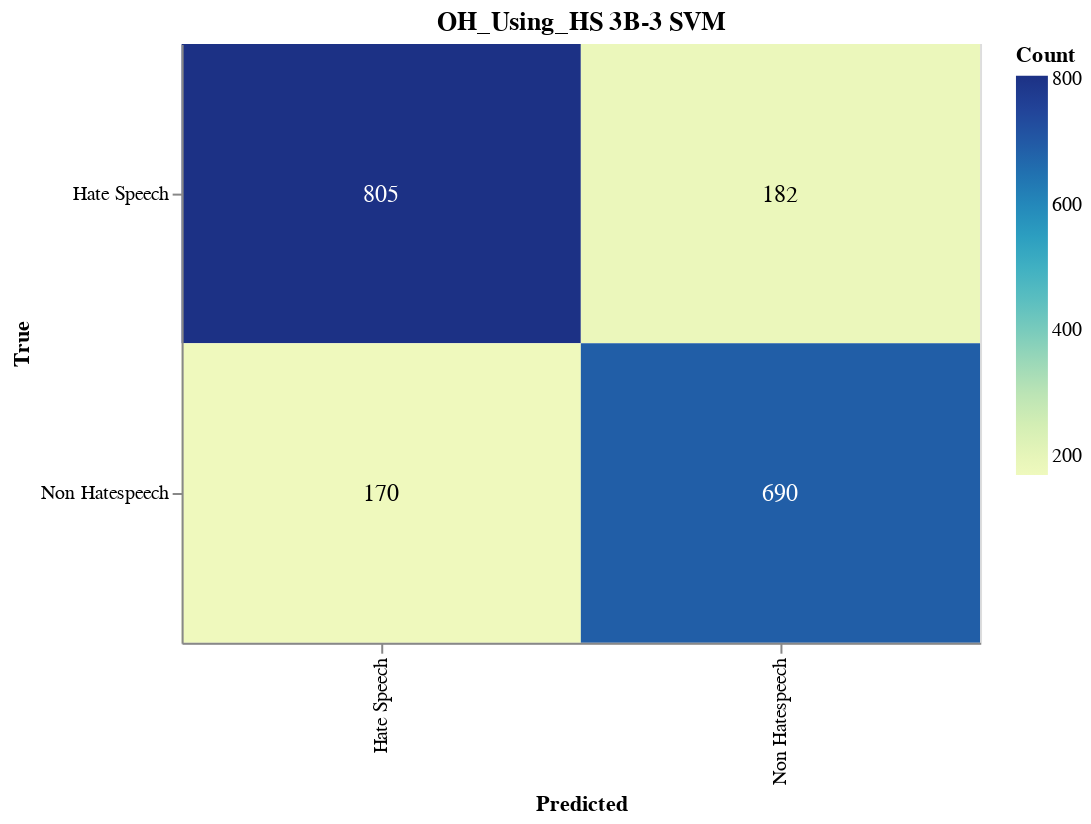

Here is the notebook cell this chart was saved with:
### Markdown cell above
#### Save Confusion Matrix

### Code cell
import altair as alt
import pandas as pd
from sklearn.metrics import confusion_matrix

# Calculate the confusion matrix
cm = confusion_matrix(true_labels, adjusted_predictions)

# Define class names
class_names = ['Hate Speech', 'Non Hatespeech']

# Convert confusion matrix to DataFrame
cm_df = pd.DataFrame(cm, index=class_names, columns=class_names).reset_index().melt(id_vars='index')
cm_df.columns = ['True', 'Predicted', 'Count']

# Ensure the order of categories
cm_df['True'] = pd.Categorical(cm_df['True'], categories=class_names, ordered=True)
cm_df['Predicted'] = pd.Categorical(cm_df['Predicted'], categories=class_names, ordered=True)

# Create the Altair plot
heatmap = alt.Chart(cm_df).mark_rect().encode(
    x=alt.X('Predicted:O', sort=class_names),
    y=alt.Y('True:O', sort=class_names),
    color='Count:Q',
    tooltip=['True', 'Predicted', 'Count']
).properties(
    width=400,
    height=300,
    title='OH_Using_HS 3B-3 SVM'
)

# Add text labels
text = heatmap.mark_text(
    align='center',
    baseline='middle',
    fontSize=12
).encode(
    text='Count:Q',
    color=alt.condition(
        alt.datum.Count > cm.max() / 2,
        alt.value('white'),
        alt.value('black')
    )
)

# Combine heatmap and text
final_chart = heatmap + text

# Display the plot
final_chart.show()

### Figure 1 — Vega-Lite specification as saved in the notebook (floating-point values rounded to 4 significant figures)
{"config": {"view": {"continuousWidth": 300, "continuousHeight": 300}}, "layer": [{"mark": {"type": "rect"}, "encoding": {"color": {"field": "Count", "type": "quantitative"}, "tooltip": [{"field": "True", "type": "ordinal"}, {"field": "Predicted", "type": "ordinal"}, {"field": "Count", "type": "quantitative"}], "x": {"field": "Predicted", "sort": ["Hate Speech", "Non Hatespeech"], "type": "ordinal"}, "y": {"field": "True", "sort": ["Hate Speech", "Non Hatespeech"], "type": "ordinal"}}, "title": "OH_Using_HS 3B-3 SVM"}, {"mark": {"type": "text", "align": "center", "baseline": "middle", "fontSize": 12}, "encoding": {"color": {"condition": {"test": "(datum.Count > 402.5)", "value": "white"}, "value": "black"}, "text": {"field": "Count", "type": "quantitative"}, "tooltip": [{"field": "True", "type": "ordinal"}, {"field": "Predicted", "type": "ordinal"}, {"field": "Count", "type": "quantitative"}], "x": {"field": "Predicted", "sort": ["Hate Speech", "Non Hatespeech"], "type": "ordinal"}, "y": {"field": "True", "sort": ["Hate Speech", "Non Hatespeech"], "type": "ordinal"}}, "title": "OH_Using_HS 3B-3 SVM"}], "data": {"name": "data-38234eab63cb658e7b61352f22326e22"}, "height": 300, "width": 400, "$schema": "https://vega.github.io/schema/vega-lite/v5.17.0.json", "datasets": {"data-38234eab63cb658e7b61352f22326e22": [{"True": "Hate Speech", "Predicted": "Hate Speech", "Count": 805}, {"True": "Non Hatespeech", "Predicted": "Hate Speech", "Count": 170}, {"True": "Hate Speech", "Predicted": "Non Hatespeech", "Count": 182}, {"True": "Non Hatespeech", "Predicted": "Non Hatespeech", "Count": 690}]}}
